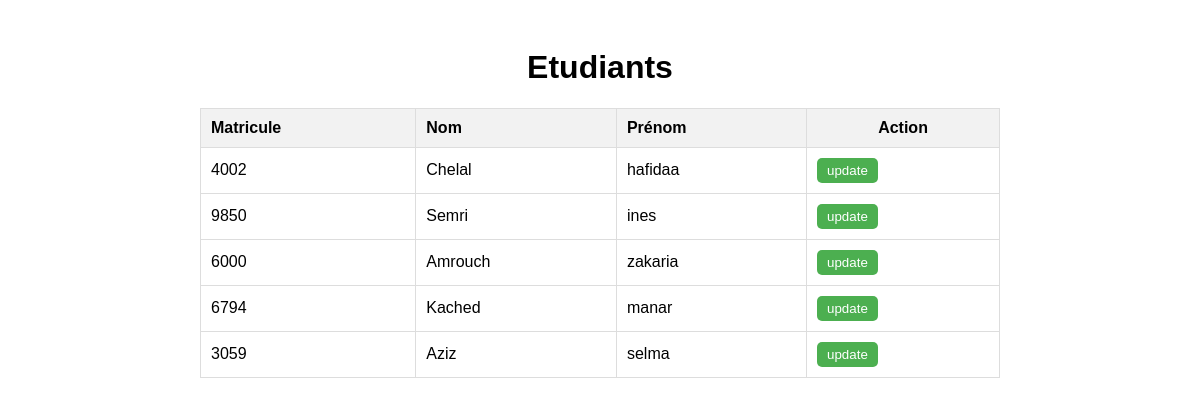
/app1/modifier, run on the app's committed database.
### app1/models.py (models this page shows, shortened)
class Etudiant(models.Model):
    nom = models.CharField(max_length=100)
    prenom = models.CharField(max_length=100)
    matricule = models.CharField(max_length=20)

### app1/views.py (the view)
def modifier(request):
    mem=Etudiant.objects.all()
    return render(request,'modifier.html',{'mem':mem})

### templates/modifier.html (shortened to what this page needs)
<!DOCTYPE html>
<html lang="en">
<head>
</head>
{% load static %}
<link rel="stylesheet" href="{% static 'style9.css' %}">
<body>
    <div class="container">
        <h1>Etudiants</h1>
        <table id="etudiant" border="1">
            <thead>
                <th>Matricule</th>
                <th>Nom</th>
                <th>Prénom</th>
                <th colspan="2" id="mid">Action</th>
            </thead>
            {% for x in mem %}
            <tr>
                <td>{{x.matricule}}</td>
                <td>{{x.nom}}</td>
                <td>{{x.prenom}}</td>
                <td>
                    <a href="update/{{x.id}}"><button id="up">update</button></a>
                </td>
            </tr>
            {% endfor %}
        </table>
        <br><br>
    </div>
</body>
</html>

### static/style9.css (style rules this page uses)
body { font-family: Arial, sans-serif; }
.container { max-width: 800px; margin: 0 auto; padding: 20px; }
h1 { text-align: center; }
table { width: 100%; border-collapse: collapse; }
th, td { padding: 10px; border: 1px solid #ddd; }
th { background-color: #f2f2f2; text-align: left; }
#mid { text-align: center; }
#up { background-color: #4CAF50; color: white; border: none; padding: 5px 10px; text-align: center; text-decoration: none; display: inline-block; cursor: pointer; border-radius: 5px; }

### data on the page
Etudiant: matricule "4002", nom "Chelal", prenom "hafidaa"
Etudiant: matricule "9850", nom "Semri", prenom "ines"
Etudiant: matricule "6000", nom "Amrouch", prenom "zakaria"
Etudiant: matricule "6794", nom "Kached", prenom "manar"
Etudiant: matricule "3059", nom "Aziz", prenom "selma"
